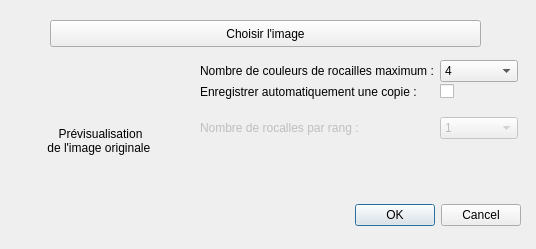
<?xml version="1.0" encoding="UTF-8"?>
<ui version="4.0">
 <class>Grillewindow</class>
 <widget class="QDialog" name="Grillewindow">
  <property name="geometry">
   <rect>
    <x>0</x>
    <y>0</y>
    <width>536</width>
    <height>249</height>
   </rect>
  </property>
  <property name="windowTitle">
   <string>Paramètres</string>
  </property>
  <widget class="QDialogButtonBox" name="actionOk">
   <property name="enabled">
    <bool>true</bool>
   </property>
   <property name="geometry">
    <rect>
     <x>310</x>
     <y>200</y>
     <width>211</width>
     <height>30</height>
    </rect>
   </property>
   <property name="orientation">
    <enum>Qt::Horizontal</enum>
   </property>
   <property name="standardButtons">
    <set>QDialogButtonBox::Cancel|QDialogButtonBox::Ok</set>
   </property>
  </widget>
  <widget class="QWidget" name="formLayoutWidget">
   <property name="geometry">
    <rect>
     <x>200</x>
     <y>60</y>
     <width>318</width>
     <height>121</height>
    </rect>
   </property>
   <layout class="QFormLayout" name="formLayout">
    <property name="fieldGrowthPolicy">
     <enum>QFormLayout::AllNonFixedFieldsGrow</enum>
    </property>
    <property name="verticalSpacing">
     <number>2</number>
    </property>
    <item row="0" column="0">
     <widget class="QLabel" name="label_form1">
      <property name="text">
       <string>Nombre de couleurs de rocailles maximum :</string>
      </property>
     </widget>
    </item>
    <item row="0" column="1">
     <widget class="QComboBox" name="donneeMaxColor">
      <item>
       <property name="text">
        <string>4</string>
       </property>
      </item>
      <item>
       <property name="text">
        <string>8</string>
       </property>
      </item>
      <item>
       <property name="text">
        <string>16</string>
       </property>
      </item>
     </widget>
    </item>
    <item row="1" column="0">
     <widget class="QLabel" name="label_fom2">
      <property name="text">
       <string>Enregistrer automatiquement une copie :</string>
      </property>
     </widget>
    </item>
    <item row="1" column="1">
     <widget class="QCheckBox" name="donneeCopie">
      <property name="text">
       <string/>
      </property>
     </widget>
    </item>
    <item row="3" column="0">
     <widget class="QLabel" name="label_form3">
      <property name="enabled">
       <bool>false</bool>
      </property>
      <property name="text">
       <string>Nombre de rocalles par rang :</string>
      </property>
     </widget>
    </item>
    <item row="3" column="1">
     <widget class="QComboBox" name="donneeSeedsInRow">
      <property name="enabled">
       <bool>false</bool>
      </property>
      <item>
       <property name="text">
        <string>1</string>
       </property>
      </item>
      <item>
       <property name="text">
        <string>2</string>
       </property>
      </item>
      <item>
       <property name="text">
        <string>3</string>
       </property>
      </item>
     </widget>
    </item>
    <item row="2" column="0">
     <widget class="QLabel" name="label_path">
      <property name="text">
       <string/>
      </property>
     </widget>
    </item>
   </layout>
  </widget>
  <widget class="QLabel" name="image">
   <property name="geometry">
    <rect>
     <x>20</x>
     <y>60</y>
     <width>161</width>
     <height>161</height>
    </rect>
   </property>
   <property name="text">
    <string>Prévisualisation
de l'image originale </string>
   </property>
   <property name="alignment">
    <set>Qt::AlignCenter</set>
   </property>
  </widget>
  <widget class="QPushButton" name="actionOuvrir">
   <property name="geometry">
    <rect>
     <x>50</x>
     <y>20</y>
     <width>431</width>
     <height>27</height>
    </rect>
   </property>
   <property name="text">
    <string>Choisir l'image</string>
   </property>
  </widget>
 </widget>
 <resources/>
 <connections>
  <connection>
   <sender>actionOk</sender>
   <signal>accepted()</signal>
   <receiver>Grillewindow</receiver>
   <slot>accept()</slot>
   <hints>
    <hint type="sourcelabel">
     <x>248</x>
     <y>254</y>
    </hint>
    <hint type="destinationlabel">
     <x>157</x>
     <y>274</y>
    </hint>
   </hints>
  </connection>
  <connection>
   <sender>actionOk</sender>
   <signal>rejected()</signal>
   <receiver>Grillewindow</receiver>
   <slot>reject()</slot>
   <hints>
    <hint type="sourcelabel">
     <x>316</x>
     <y>260</y>
    </hint>
    <hint type="destinationlabel">
     <x>286</x>
     <y>274</y>
    </hint>
   </hints>
  </connection>
 </connections>
</ui>
